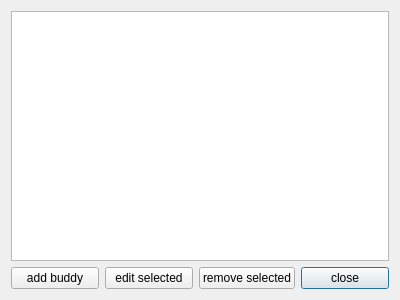
<?xml version="1.0" encoding="UTF-8"?>
<ui version="4.0">
 <class>BuddySettings</class>
 <widget class="QDialog" name="BuddySettings">
  <property name="geometry">
   <rect>
    <x>0</x>
    <y>0</y>
    <width>400</width>
    <height>300</height>
   </rect>
  </property>
  <property name="windowTitle">
   <string>Buddies</string>
  </property>
  <layout class="QGridLayout" name="gridLayout">
   <item row="1" column="2">
    <widget class="QPushButton" name="pushButton_remove">
     <property name="text">
      <string>remove selected</string>
     </property>
     <property name="autoDefault">
      <bool>false</bool>
     </property>
    </widget>
   </item>
   <item row="1" column="1">
    <widget class="QPushButton" name="pushButton_edit">
     <property name="text">
      <string>edit selected</string>
     </property>
     <property name="autoDefault">
      <bool>false</bool>
     </property>
    </widget>
   </item>
   <item row="1" column="3">
    <widget class="QPushButton" name="pushButton_close">
     <property name="text">
      <string>close</string>
     </property>
     <property name="autoDefault">
      <bool>true</bool>
     </property>
    </widget>
   </item>
   <item row="1" column="0">
    <widget class="QPushButton" name="pushButton_add">
     <property name="text">
      <string>add buddy</string>
     </property>
     <property name="autoDefault">
      <bool>false</bool>
     </property>
    </widget>
   </item>
   <item row="0" column="0" colspan="4">
    <widget class="QTableView" name="tableView"/>
   </item>
  </layout>
 </widget>
 <resources/>
 <connections/>
</ui>
